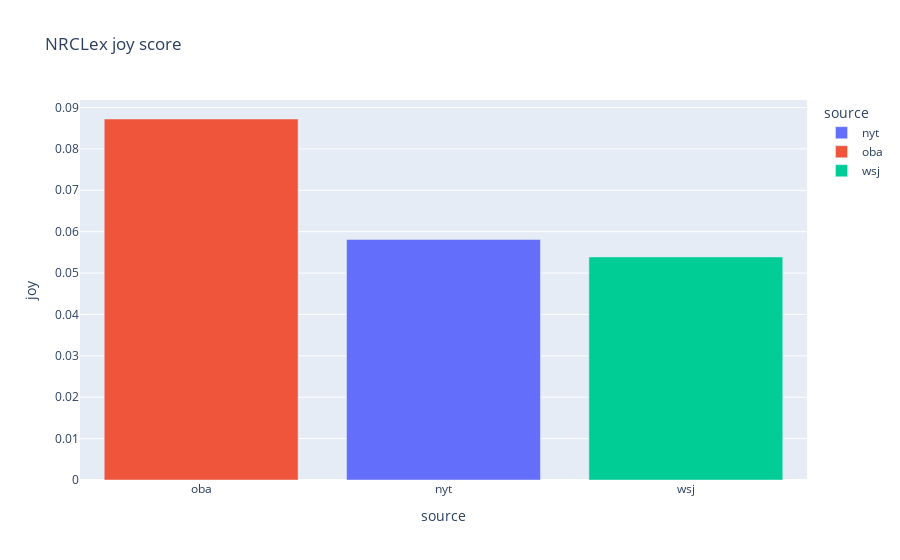

This figure's notebook cell:
### Code cell
# joy score from NRCLex
means = tidy_data.groupby('source').mean(numeric_only=True)
fig = px.bar(means, 
             x=means.index, 
             y="joy", 
             color=means.index, 
             hover_name=means.index,
             hover_data={'joy':':.3f'},
             title = 'NRCLex joy score')
fig.update_layout(xaxis={'categoryorder':'array', 'categoryarray':['oba','nyt','wsj']})
fig.show()

### Figure 1 — Plotly figure (JSON) as saved in the notebook; plotly's stock layout.template omitted (floating-point values rounded to 4 significant figures)
{"data": [{"alignmentgroup": "True", "hovertemplate": "<b>%{hovertext}</b><br><br>source=%{x}<br>joy=%{y:.3f}<extra></extra>", "hovertext": ["nyt"], "legendgroup": "nyt", "marker": {"color": "#636efa", "pattern": {"shape": ""}}, "name": "nyt", "offsetgroup": "nyt", "orientation": "v", "showlegend": true, "textposition": "auto", "type": "bar", "x": ["nyt"], "xaxis": "x", "y": [0.05811], "yaxis": "y"}, {"alignmentgroup": "True", "hovertemplate": "<b>%{hovertext}</b><br><br>source=%{x}<br>joy=%{y:.3f}<extra></extra>", "hovertext": ["oba"], "legendgroup": "oba", "marker": {"color": "#EF553B", "pattern": {"shape": ""}}, "name": "oba", "offsetgroup": "oba", "orientation": "v", "showlegend": true, "textposition": "auto", "type": "bar", "x": ["oba"], "xaxis": "x", "y": [0.08722], "yaxis": "y"}, {"alignmentgroup": "True", "hovertemplate": "<b>%{hovertext}</b><br><br>source=%{x}<br>joy=%{y:.3f}<extra></extra>", "hovertext": ["wsj"], "legendgroup": "wsj", "marker": {"color": "#00cc96", "pattern": {"shape": ""}}, "name": "wsj", "offsetgroup": "wsj", "orientation": "v", "showlegend": true, "textposition": "auto", "type": "bar", "x": ["wsj"], "xaxis": "x", "y": [0.05389], "yaxis": "y"}], "layout": {"barmode": "relative", "legend": {"title": {"text": "source"}, "tracegroupgap": 0}, "title": {"text": "NRCLex joy score"}, "xaxis": {"anchor": "y", "categoryarray": ["oba", "nyt", "wsj"], "categoryorder": "array", "domain": [0, 1], "title": {"text": "source"}}, "yaxis": {"anchor": "x", "domain": [0, 1], "title": {"text": "joy"}}}}
